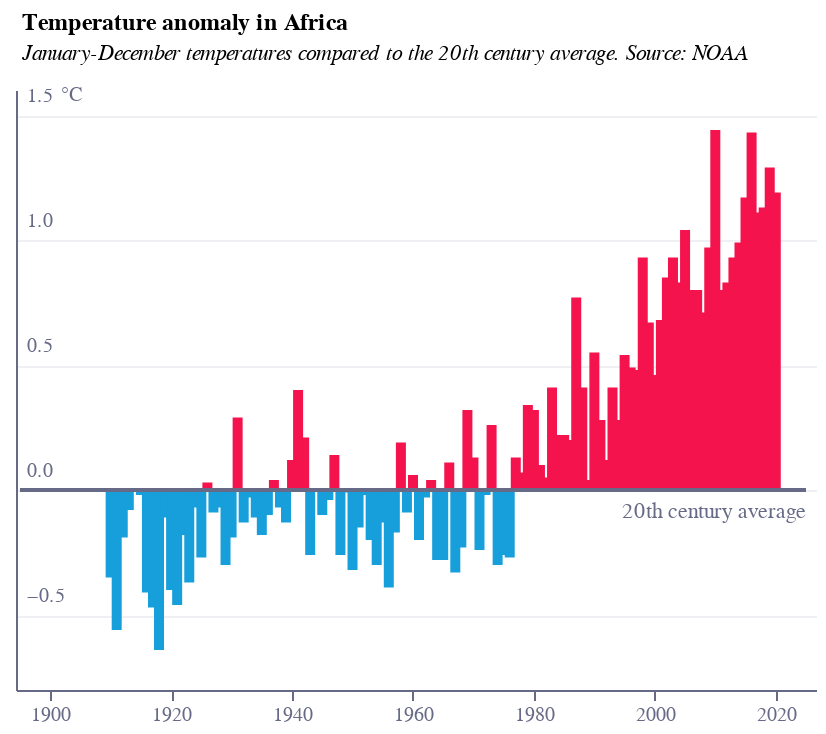

Notebook cell for this chart:
### Code cell
base = alt.Chart(f3).encode(
    x=alt.X(
        "Year:Q",
        sort=[],
        axis=alt.Axis(
            grid=False,
            titleAlign="center",
            titleAnchor="middle",
            title="",
            labelColor=colors["eco-gray"],
            titleColor=colors["eco-gray"],
            tickColor=colors["eco-gray"],
            domainColor=colors["eco-gray"],
            tickCount=7,
            orient="bottom",
            labelAngle=0,
            format=".0f",
        ),
        scale=alt.Scale(domain=[1896, 2025], nice=False),
    )
)
bars1 = (
    base.mark_bar(color=colors["eco-dot"])
    .encode(
        y=alt.Y(
            "Value:Q",
            sort=[],
            axis=alt.Axis(
                grid=True,
                title="°C",
                titleAnchor="start",
                labelColor=colors["eco-gray"],
                titleColor=colors["eco-gray"],
                tickColor=colors["eco-gray"],
                domainColor=colors["eco-gray"],
                gridColor=colors["eco-gray"],
                gridOpacity=0.1,
                titleFontSize=10,
                titleFontWeight="normal",
                ticks=False,
                labelAlign="left",
                labelBaseline="middle",
                labelPadding=-5,
                labelOffset=-10,
                titleX=22,
                titleY=7,
                titleBaseline="bottom",
                titleAngle=0,
                titleAlign="left",
                tickCount=7,
                format=".1f",
            ),
        )
    )
    .transform_filter("datum.Value>0")
)
bars2 = (
    base.mark_bar(color=colors["eco-light-blue"])
    .encode(y=alt.Y("Value:Q", sort=[]))
    .transform_filter("datum.Value<0")
)
axis1 = (
    alt.Chart(pd.DataFrame([{"x": 1895, "y": 0}, {"x": 2025, "y": 0}]))
    .mark_line(color=colors["eco-gray"])
    .encode(x=alt.X("x:Q", sort=[]), y="y:Q")
)
label = (
    alt.Chart(pd.DataFrame([{"x": 2025, "y": 0, "t": "20th century average"}]))
    .mark_text(dy=5, align="right", baseline="top", color=colors["eco-gray"])
    .encode(x="x:Q", y="y:Q", text="t:N")
)
title = alt.TitleParams(
    "Temperature anomaly in Africa",
    subtitle=[
        "January-December temperatures compared to the 20th century average. Source: NOAA"
    ],
    anchor="start",
    align="left",
    dx=5,
    dy=-5,
    fontSize=12,
    subtitleFontSize=11,
    subtitleFontStyle="italic",
)
layer1 = (
    ((bars1 + bars2 + axis1 + label).properties(height=300, width=400))
    .configure_view(stroke=None)
    .properties(title=title)
)
layer1.save("visualisation/" + f + ".json")
layer1.save("visualisation/" + f + ".png")
open("README.md", "a").write(readme)
layer1

### Figure 1 — Vega-Lite specification as saved in the notebook (floating-point values rounded to 4 significant figures)
{"config": {"view": {"continuousWidth": 400, "continuousHeight": 300, "stroke": null}}, "layer": [{"mark": {"type": "bar", "color": "#F4134D"}, "encoding": {"x": {"type": "quantitative", "axis": {"domainColor": "#676A86", "format": ".0f", "grid": false, "labelAngle": 0, "labelColor": "#676A86", "orient": "bottom", "tickColor": "#676A86", "tickCount": 7, "title": "", "titleAlign": "center", "titleAnchor": "middle", "titleColor": "#676A86"}, "field": "Year", "scale": {"domain": [1896, 2025], "nice": false}, "sort": []}, "y": {"type": "quantitative", "axis": {"domainColor": "#676A86", "format": ".1f", "grid": true, "gridColor": "#676A86", "gridOpacity": 0.1, "labelAlign": "left", "labelBaseline": "middle", "labelColor": "#676A86", "labelOffset": -10, "labelPadding": -5, "tickColor": "#676A86", "tickCount": 7, "ticks": false, "title": "°C", "titleAlign": "left", "titleAnchor": "start", "titleAngle": 0, "titleBaseline": "bottom", "titleColor": "#676A86", "titleFontSize": 10, "titleFontWeight": "normal", "titleX": 22, "titleY": 7}, "field": "Value", "sort": []}}, "transform": [{"filter": "datum.Value>0"}]}, {"mark": {"type": "bar", "color": "#179FDB"}, "encoding": {"x": {"type": "quantitative", "axis": {"domainColor": "#676A86", "format": ".0f", "grid": false, "labelAngle": 0, "labelColor": "#676A86", "orient": "bottom", "tickColor": "#676A86", "tickCount": 7, "title": "", "titleAlign": "center", "titleAnchor": "middle", "titleColor": "#676A86"}, "field": "Year", "scale": {"domain": [1896, 2025], "nice": false}, "sort": []}, "y": {"type": "quantitative", "field": "Value", "sort": []}}, "transform": [{"filter": "datum.Value<0"}]}, {"data": {"name": "data-3ed4290038625a794a396d8e8be775be"}, "mark": {"type": "line", "color": "#676A86"}, "encoding": {"x": {"type": "quantitative", "field": "x", "sort": []}, "y": {"type": "quantitative", "field": "y"}}}, {"data": {"name": "data-3c9914816ad3e12cde86ac1bacb47d4a"}, "mark": {"type": "text", "align": "right", "baseline": "top", "color": "#676A86", "dy": 5}, "encoding": {"text": {"type": "nominal", "field": "t"}, "x": {"type": "quantitative", "field": "x"}, "y": {"type": "quantitative", "field": "y"}}}], "data": {"name": "data-4beb7460a85f8edd379fe4d34ecd6db8"}, "height": 300, "title": {"text": "Temperature anomaly in Africa", "align": "left", "anchor": "start", "dx": 5, "dy": -5, "fontSize": 12, "subtitle": ["January-December temperatures compared to the 20th century average. Source: NOAA"], "subtitleFontSize": 11, "subtitleFontStyle": "italic"}, "width": 400, "$schema": "https://vega.github.io/schema/vega-lite/v4.8.1.json", "datasets": {"data-4beb7460a85f8edd379fe4d34ecd6db8": [{"Year": 1910, "Value": -0.35}, {"Year": 1911, "Value": -0.56}, {"Year": 1912, "Value": -0.19}, {"Year": 1913, "Value": -0.08}, {"Year": 1914, "Value": 0.0}, {"Year": 1915, "Value": -0.02}, {"Year": 1916, "Value": -0.41}, {"Year": 1917, "Value": -0.47}, {"Year": 1918, "Value": -0.64}, {"Year": 1919, "Value": -0.11}, {"Year": 1920, "Value": -0.4}, {"Year": 1921, "Value": -0.46}, {"Year": 1922, "Value": -0.18}, {"Year": 1923, "Value": -0.37}, {"Year": 1924, "Value": -0.07}, {"Year": 1925, "Value": -0.27}, {"Year": 1926, "Value": 0.03}, {"Year": 1927, "Value": -0.09}, {"Year": 1928, "Value": -0.07}, {"Year": 1929, "Value": -0.3}, {"Year": 1930, "Value": -0.19}, {"Year": 1931, "Value": 0.29}, {"Year": 1932, "Value": -0.13}, {"Year": 1933, "Value": -0.03}, {"Year": 1934, "Value": -0.11}, {"Year": 1935, "Value": -0.18}, {"Year": 1936, "Value": -0.1}, {"Year": 1937, "Value": 0.04}, {"Year": 1938, "Value": -0.07}, {"Year": 1939, "Value": -0.13}, {"Year": 1940, "Value": 0.12}, {"Year": 1941, "Value": 0.4}, {"Year": 1942, "Value": 0.21}, {"Year": 1943, "Value": -0.26}, {"Year": 1944, "Value": 0.0}, {"Year": 1945, "Value": -0.1}, {"Year": 1946, "Value": -0.04}, {"Year": 1947, "Value": 0.14}, {"Year": 1948, "Value": -0.26}, {"Year": 1949, "Value": -0.01}, {"Year": 1950, "Value": -0.32}, {"Year": 1951, "Value": -0.15}, {"Year": 1952, "Value": -0.02}, {"Year": 1953, "Value": -0.2}, {"Year": 1954, "Value": -0.3}, {"Year": 1955, "Value": -0.13}, {"Year": 1956, "Value": -0.39}, {"Year": 1957, "Value": -0.17}, {"Year": 1958, "Value": 0.19}, {"Year": 1959, "Value": -0.09}, {"Year": 1960, "Value": 0.06}, {"Year": 1961, "Value": -0.2}, {"Year": 1962, "Value": -0.03}, {"Year": 1963, "Value": 0.04}, {"Year": 1964, "Value": -0.28}, {"Year": 1965, "Value": -0.28}, {"Year": 1966, "Value": 0.11}, {"Year": 1967, "Value": -0.33}, {"Year": 1968, "Value": -0.23}, {"Year": 1969, "Value": 0.32}, {"Year": 1970, "Value": 0.13}, {"Year": 1971, "Value": -0.24}, {"Year": 1972, "Value": -0.02}, {"Year": 1973, "Value": 0.26}, {"Year": 1974, "Value": -0.3}, {"Year": 1975, "Value": -0.26}, {"Year": 1976, "Value": -0.27}, {"Year": 1977, "Value": 0.13}, {"Year": 1978, "Value": 0.07}, {"Year": 1979, "Value": 0.34}, {"Year": 1980, "Value": 0.32}, {"Year": 1981, "Value": 0.1}, {"Year": 1982, "Value": 0.05}, {"Year": 1983, "Value": 0.41}, {"Year": 1984, "Value": 0.22}, {"Year": 1985, "Value": 0.22}, {"Year": 1986, "Value": 0.2}, {"Year": 1987, "Value": 0.77}, {"Year": 1988, "Value": 0.41}, {"Year": 1989, "Value": 0.04}, {"Year": 1990, "Value": 0.55}, {"Year": 1991, "Value": 0.28}, {"Year": 1992, "Value": 0.12}, {"Year": 1993, "Value": 0.41}, {"Year": 1994, "Value": 0.28}, {"Year": 1995, "Value": 0.54}, {"Year": 1996, "Value": 0.49}, {"Year": 1997, "Value": 0.48}, {"Year": 1998, "Value": 0.93}, {"Year": 1999, "Value": 0.67}, {"Year": 2000, "Value": 0.46}, {"Year": 2001, "Value": 0.68}, {"Year": 2002, "Value": 0.85}, {"Year": 2003, "Value": 0.93}, {"Year": 2004, "Value": 0.83}, {"Year": 2005, "Value": 1.04}, {"Year": 2006, "Value": 0.8}, {"Year": 2007, "Value": 0.8}, {"Year": 2008, "Value": 0.71}, {"Year": 2009, "Value": 0.97}, {"Year": 2010, "Value": 1.44}, {"Year": 2011, "Value": 0.8}, {"Year": 2012, "Value": 0.83}, {"Year": 2013, "Value": 0.93}, {"Year": 2014, "Value": 0.99}, {"Year": 2015, "Value": 1.17}, {"Year": 2016, "Value": 1.43}, {"Year": 2017, "Value": 1.11}, {"Year": 2018, "Value": 1.13}, {"Year": 2019, "Value": 1.29}, {"Year": 2020, "Value": 1.19}], "data-3ed4290038625a794a396d8e8be775be": [{"x": 1895, "y": 0}, {"x": 2025, "y": 0}], "data-3c9914816ad3e12cde86ac1bacb47d4a": [{"x": 2025, "y": 0, "t": "20th century average"}]}}
